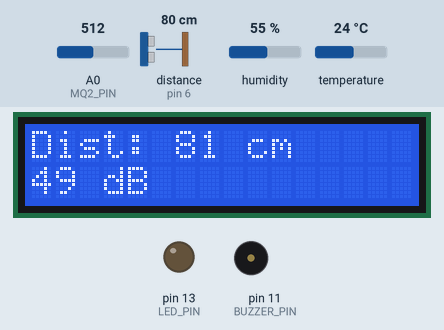
Simulated run of this sketch. Board: Arduino Uno, built with avr-gcc and run on an emulated ATmega328P. On the bench: 16×2 character LCD, output pins drawn as LEDs (lit = HIGH), buzzer (waves = sounding, pin HIGH). The test bench sets the inputs (shaded band); at power-on: A0 (MQ2_PIN) = 512, distance to the obstacle (sensor on pin 6) 80 cm, humidity 55 %, temperature 24 °C. The echo pulse lasts 58.3 µs per cm.

Above: at 1.2 s.
1.3 s: A0 (MQ2_PIN) set to 699
At 2.2 s:
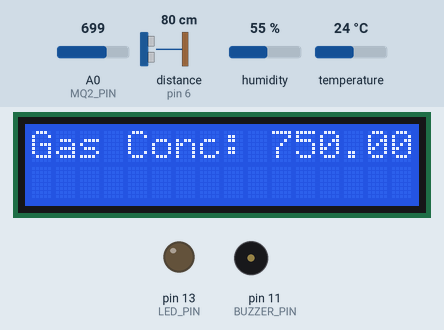
6.0 s: A0 (MQ2_PIN) set to 732
At 8.8 s:
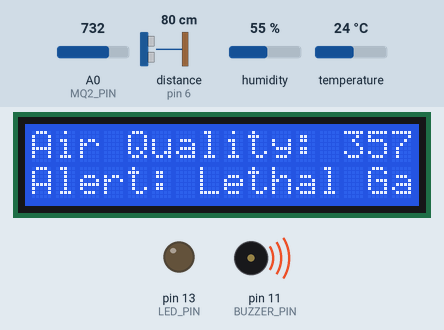
13.9 s: distance to the obstacle (sensor on pin 6) set to 23 cm
At 18.9 s:
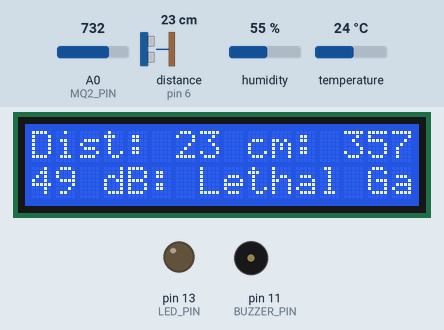
19.6 s: distance to the obstacle (sensor on pin 6) set to 18 cm
At 25.3 s:
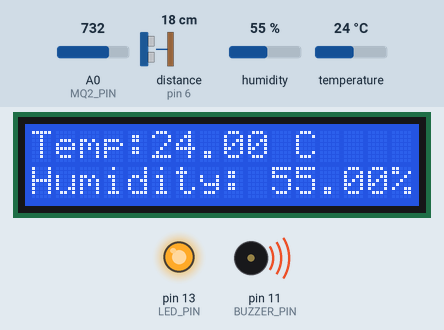
27.2 s: distance to the obstacle (sensor on pin 6) set to 2 cm
At 32.1 s:
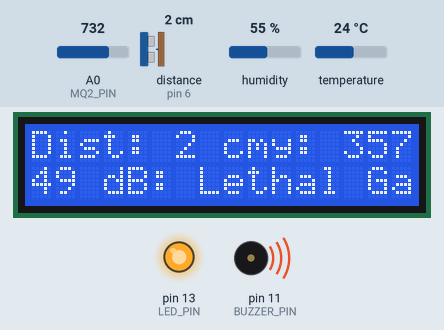
37.4 s: A0 (MQ2_PIN) set to 716
At 39.6 s:
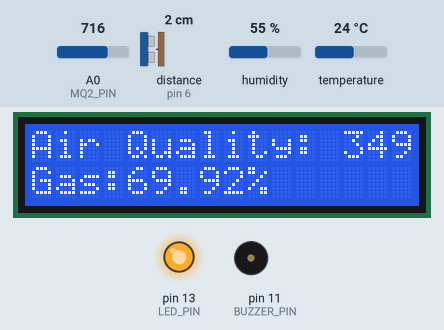
Timing chart, 0 to 45.9 s (numbered marks = the images above; inputs shaded):
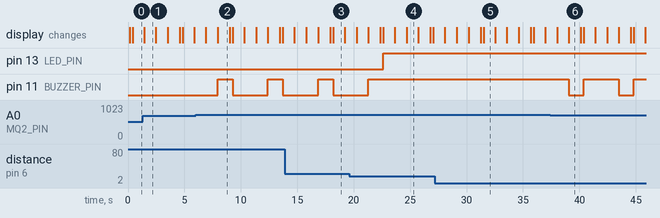

Measured:
- the behaviour switches between 716 and 717 on A0 (MQ2_PIN) (found by bisection; images 1 and 2)
- the behaviour switches between 21 and 20 cm on distance to the obstacle (sensor on pin 6) (found by bisection; images 3 and 4)
- after the input at 6.0 s, pin 11 (BUZZER_PIN): alternates HIGH for 1.3 s and LOW for 3.1 s, starting after 2.0 s; the display: first differs from a run without the input after 2.0 s (image 2)
- after the input at 19.6 s, pin 13 (LED_PIN): LOW → HIGH after 3.0 s; pin 11 (BUZZER_PIN): goes on until 21.3 s, then stays HIGH
- after the input at 27.2 s, the display: first differs from a run without the input after 4.3 s (image 5)
- after the input at 37.4 s, pin 11 (BUZZER_PIN): alternates HIGH for 3.1 s and LOW for 1.3 s, starting after 1.7 s; the display: first differs from a run without the input after 1.7 s (image 6)
- what the display in image 1 shows lasts 1.1 s, from 1.4 s to 2.5 s

The sketch:

IOT_Safety_helmet.ino
```cpp
#include <Wire.h>
#include <LiquidCrystal_I2C.h>
#include <NewPing.h>
#include <DHT.h>

#define DHTPIN 2     // Digital pin connected to the DHT sensor
#define DHTTYPE DHT11   // DHT 11

#define MQ2_PIN A0   // Analog pin connected to the MQ-2 sensor
#define BUZZER_PIN 11 // Digital pin connected to the buzzer
#define LED_PIN 13    // Digital pin connected to the LED

LiquidCrystal_I2C lcd(0x27, 16, 2);  // Initialize the LCD: RS, E, D4, D5, D6, D7

const int sampleWindow = 50;  // Sample window width in mS (50 mS = 20Hz)
unsigned int sample;

#define SENSOR_PIN A0

#define TRIGGER_PIN 7 // Arduino pin tied to trigger pin on the ultrasonic sensor.
#define ECHO_PIN 6    // Arduino pin tied to echo pin on the ultrasonic sensor.
#define MAX_DISTANCE 200 // Maximum distance we want to ping for (in centimeters). Maximum sensor distance is rated at 400-500cm.

NewPing sonar(TRIGGER_PIN, ECHO_PIN, MAX_DISTANCE); // NewPing setup of pins and maximum distance.

DHT dht(DHTPIN, DHTTYPE);

void setup() {
  pinMode(SENSOR_PIN, INPUT); // Set the signal pin as input
  pinMode(BUZZER_PIN, OUTPUT); // Set the buzzer pin as output
  pinMode(LED_PIN, OUTPUT);    // Set the LED pin as output

  Serial.begin(9600);

  lcd.begin();  // Initialize the LCD with 16 columns and 2 rows
  lcd.backlight();

  lcd.print("Loudness: ");  // Initial display message

  dht.begin(); // Initialize DHT sensor
}

void loop() {
  unsigned long startMillis = millis();                   // Start of sample window
  float peakToPeak = 0;                                  // peak-to-peak level

  unsigned int signalMax = 0;                            //minimum value
  unsigned int signalMin = 1024;                         //maximum value

  // collect data for 50 mS
  while (millis() - startMillis < sampleWindow) {
    sample = analogRead(SENSOR_PIN);                    //get reading from microphone
    if (sample < 1024) {                                // toss out spurious readings
      if (sample > signalMax) {
        signalMax = sample;                           // save just the max levels
      } else if (sample < signalMin) {
        signalMin = sample;                           // save just the min levels
      }
    }
  }

  peakToPeak = signalMax - signalMin;                    // max - min = peak-peak amplitude
  int db = map(peakToPeak, 20, 900, 49.5, 90);             //calibrate for deciBels

  lcd.setCursor(0, 1);  // Set cursor to second row
  lcd.print("     "); // Clear previous value
  lcd.setCursor(0, 1);  // Set cursor to second row
  lcd.print(db);  // Print loudness value
  lcd.print(" dB");  // Print dB unit

  delay(200);

  // Ultrasonic sensor reading
  delay(50);                     // Wait 50ms between pings (about 20 pings/sec). 29ms should be the shortest delay between pings.
  unsigned int distance = sonar.ping_cm(); // Send ping, get distance in centimeters and print result (0 = outside set distance range)
  lcd.setCursor(0, 0); // Set cursor to first row
  lcd.print("Dist: "); // Display label
  lcd.print(distance); // Display distance value
  lcd.print(" cm"); // Display unit

 if (distance <= 20 && distance!=0) {
    digitalWrite(BUZZER_PIN, HIGH); // Turn on the buzzer
    // Blink LED rapidly
    digitalWrite(LED_PIN, HIGH);
    delay(1);
    // digitalWrite(LED_PIN, LOW);
    // delay(5);
  } else {
    digitalWrite(BUZZER_PIN, LOW); // Turn off the buzzer
    digitalWrite(LED_PIN, LOW);    // Turn off the LED
  }

  delay(1000); // Delay for 1 second

  // MQ135 sensor reading
  float mq135Value = analogRead(A0); // Read analog value from MQ135 sensor
  float voltage = mq135Value * (5.0 / 1023.0); // Convert analog reading to voltage (assuming Arduino is powered with 5V)

  // Replace these values with your calibrated values for different gases
  // You'll need to calibrate the sensor according to the gas you want to detect
  float ppm = map(voltage, 0.4, 2.0, 0, 500); // Example calibration for CO2

  lcd.clear(); // Clear the LCD screen
  lcd.setCursor(0, 0); // Set cursor to first row
  lcd.print("Gas Conc: "); // Display label
  lcd.print(ppm); // Display gas concentration value
  lcd.print(" ppm"); // Display unit

  delay(1000); // Delay for 1 second

  // DHT11 sensor reading
  float humidity = dht.readHumidity(); // Read humidity value
  float temperature = dht.readTemperature(); // Read temperature value in Celsius

  lcd.clear(); // Clear the LCD screen
  lcd.setCursor(0, 0); // Set cursor to first row
  lcd.print("Temp:"); // Display label
  lcd.print(temperature); // Display temperature value
  lcd.print(" C"); // Display unit
  lcd.setCursor(0, 1); // Set cursor to second row
  lcd.print("Humidity: "); // Display label
  lcd.print(humidity); // Display humidity value
  lcd.print("%"); // Display unit

  delay(1000); // Delay for 1 second

  // MQ2 sensor reading
  int mq2Value = analogRead(MQ2_PIN); // Read analog value from MQ2 sensor
  float gasPercentage = (mq2Value / 1024.0) * 100.0; // Calculate gas percentage
  int airQualityIndex = map(mq2Value, 0, 1024, 0, 500); // Calculate air quality index

  lcd.clear(); // Clear the LCD screen
  lcd.setCursor(0, 0); // Set cursor to first row
  lcd.print("Air Quality: "); // Display label
  lcd.print(airQualityIndex); // Display air quality index
  lcd.setCursor(0, 1); // Set cursor to second row

  // Display gas percentage and check for lethal gas
  if (gasPercentage > 70.0) {
    lcd.print("Alert: Lethal Gas Detected");
    digitalWrite(BUZZER_PIN, HIGH); // Turn on the buzzer
  } else {
    lcd.print("Gas:");
    lcd.print(gasPercentage);
    lcd.print("%");
    digitalWrite(BUZZER_PIN, LOW); // Turn off the buzzer
  }


  // Check if the distance is less than or equal to 20 cm


  delay(1000); // Delay for 1 second
}
```
